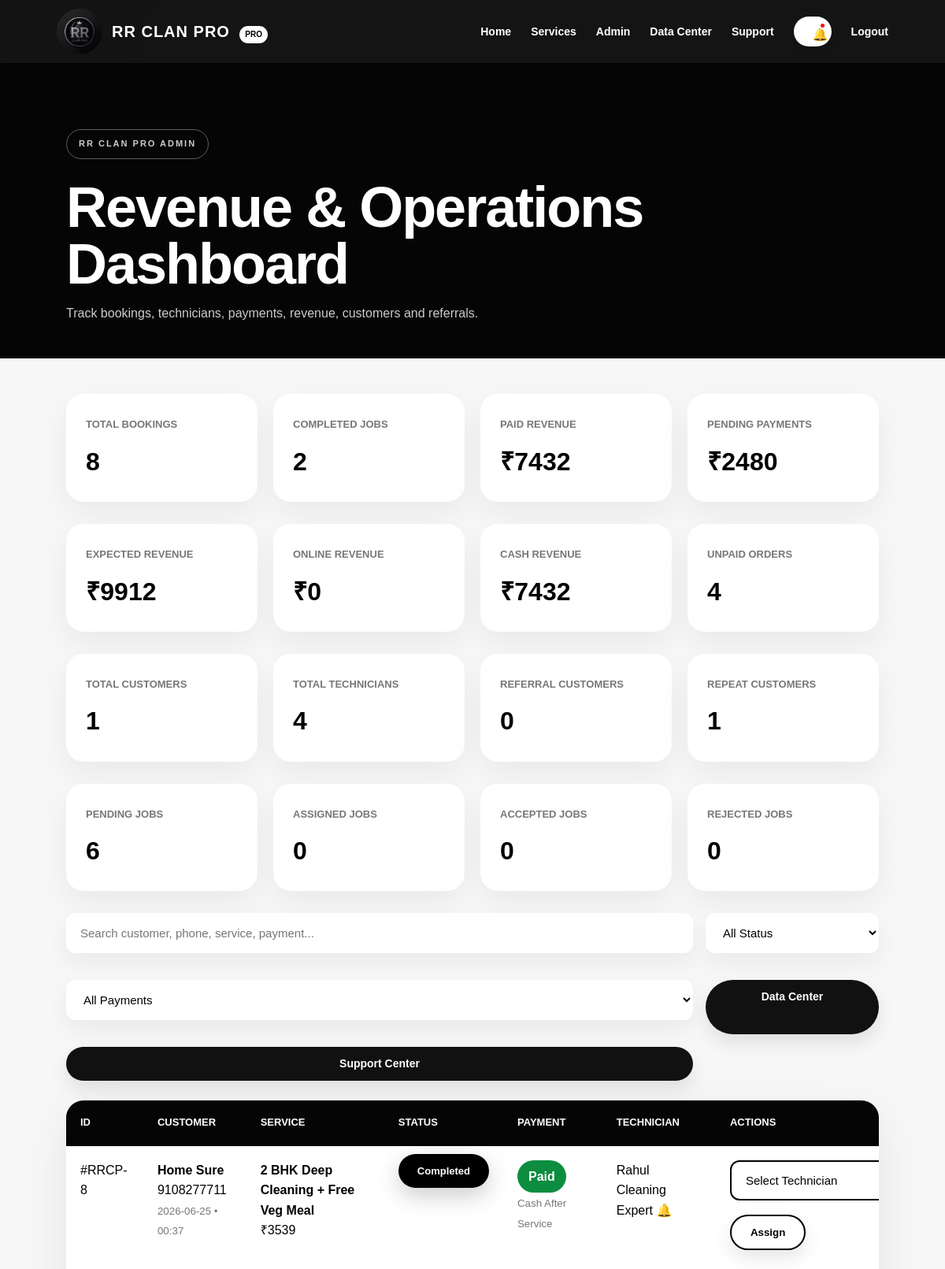
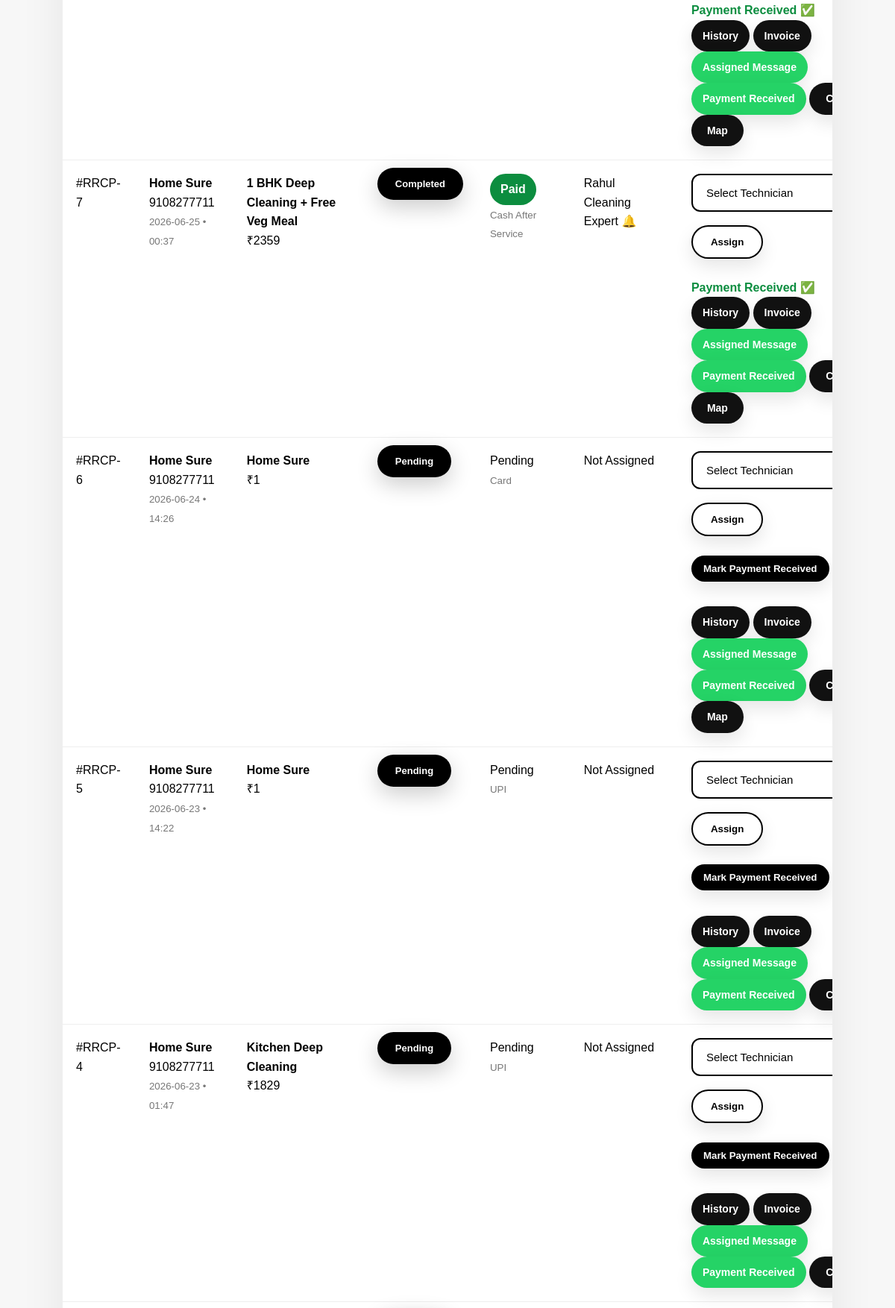
The page /admin (signed in, upper part) on the database its author committed (2 pictures, top to bottom).
### app/models.py (models this page shows)
class Booking(db.Model):
    id = db.Column(db.Integer, primary_key=True)
    customer_id = db.Column(
        db.Integer,
        db.ForeignKey("user.id"),
        nullable=False
    )
    technician_id = db.Column(
        db.Integer,
        db.ForeignKey("user.id"),
        nullable=True
    )
    service_id = db.Column(
        db.Integer,
        db.ForeignKey("service.id"),
        nullable=False
    )
    customer_name = db.Column(db.String(120), nullable=False)
    phone = db.Column(db.String(20), nullable=False)
    address = db.Column(db.Text, nullable=False)
    building_no = db.Column(db.String(120), nullable=True)
    floor = db.Column(db.String(80), nullable=True)
    landmark = db.Column(db.String(160), nullable=True)
    latitude = db.Column(db.String(80), nullable=True)
    longitude = db.Column(db.String(80), nullable=True)
    map_link = db.Column(db.Text, nullable=True)
    booking_date = db.Column(db.String(30), nullable=False)
    booking_time = db.Column(db.String(30), nullable=False)
    notes = db.Column(db.Text)
    status = db.Column(db.String(40), default="Pending")
    payment_status = db.Column(db.String(40), default="Unpaid")
    payment_method = db.Column(
        db.String(50),
        default="Cash After Service"
    )
    razorpay_order_id = db.Column(
        db.String(200),
        nullable=True
    )
    razorpay_payment_id = db.Column(
        db.String(200),
        nullable=True
    )
    razorpay_signature = db.Column(
        db.String(300),
        nullable=True
    )
    invoice_number = db.Column(
        db.String(80),
        nullable=True
    )
    coupon_code = db.Column(
        db.String(100),
        nullable=True
    )
    referral_code_used = db.Column(
        db.String(40),
        nullable=True
    )
    referred_by_user_id = db.Column(
        db.Integer,
        db.ForeignKey("user.id"),
        nullable=True
    )
    referral_reward_given = db.Column(
        db.Boolean,
        default=False
    )
    discount = db.Column(
        db.Integer,
        default=0
    )
    gst_amount = db.Column(
        db.Integer,
        default=0
    )
    total_amount = db.Column(
        db.Integer,
        default=0
    )
    rating = db.Column(db.Integer, nullable=True)
    review = db.Column(db.Text, nullable=True)
    technician_notification = db.Column(
        db.String(255),
        default="No technician assigned yet"
    )
    customer_notification = db.Column(
        db.String(255),
        default="Your booking has been created. Admin will assign a technician soon."
    )
    notification_read = db.Column(
        db.Boolean,
        default=False
    )
    created_at = db.Column(db.DateTime, default=datetime.utcnow)
    service = db.relationship("Service", backref="bookings")
    referred_by = db.relationship(
        "User",
        foreign_keys=[referred_by_user_id],
        backref="referred_bookings"
    )

class Service(db.Model):
    id = db.Column(db.Integer, primary_key=True)
    clan = db.Column(db.String(80), nullable=False)
    category = db.Column(
        db.String(100),
        nullable=False,
        default="General"
    )
    name = db.Column(db.String(120), nullable=False)
    price = db.Column(db.Integer, nullable=False)
    duration = db.Column(db.String(80), nullable=False)
    description = db.Column(
        db.Text,
        default="Professional RR CLAN PRO service with verified technician support."
    )
    image = db.Column(
        db.String(255),
        nullable=False,
        default="default.jpg"
    )
    skill_required = db.Column(db.String(80), nullable=False)

class User(UserMixin, db.Model):
    id = db.Column(db.Integer, primary_key=True)
    name = db.Column(db.String(120), nullable=False)
    email = db.Column(db.String(160), unique=True, nullable=False)
    phone = db.Column(db.String(20), unique=True)
    password_hash = db.Column(db.String(255), nullable=False)
    role = db.Column(db.String(30), nullable=False, default="customer")
    skill = db.Column(db.String(80))
    wallet_balance = db.Column(db.Integer, default=0)
    referral_code = db.Column(db.String(40), unique=True, nullable=True)
    created_at = db.Column(db.DateTime, default=datetime.utcnow)
    customer_bookings = db.relationship(
        "Booking",
        foreign_keys="Booking.customer_id",
        backref="customer",
        lazy=True,
    )
    assigned_jobs = db.relationship(
        "Booking",
        foreign_keys="Booking.technician_id",
        backref="technician",
        lazy=True,
    )

### app/routes.py (the view)
    @app.route("/admin")
    @login_required
    def admin_dashboard():
        if current_user.role != "admin":
            flash("Admin access only.", "error")
            return redirect(url_for("index"))
        bookings = Booking.query.order_by(Booking.created_at.desc()).all()
        technicians = User.query.filter_by(role="technician").all()
        notifications = Booking.query.filter_by(notification_read=False).count()
        customers_count = User.query.filter_by(role="customer").count()
        referral_customers = Booking.query.filter(
            Booking.referred_by_user_id.isnot(None)
        ).count()
        repeat_customers = (
            db.session.query(Booking.customer_id)
            .group_by(Booking.customer_id)
            .having(db.func.count(Booking.id) > 1)
            .count()
        )
        open_tickets = SupportTicket.query.filter_by(status="Open").count()
        return render_template(
            "admin_dashboard.html",
            bookings=bookings,
            technicians=technicians,
            notifications=notifications,
            customers_count=customers_count,
            referral_customers=referral_customers,
            repeat_customers=repeat_customers,
            open_tickets=open_tickets
        )

### app/__init__.py (called while the page is built)
def create_app():
    app = Flask(__name__, instance_relative_config=True)
    app.config["SECRET_KEY"] = "change-this-secret-key-before-production"
    app.config["SQLALCHEMY_DATABASE_URI"] = "sqlite:///rrclanpro.db"
    app.config["SQLALCHEMY_TRACK_MODIFICATIONS"] = False
    app.config["RAZORPAY_KEY_ID"] = os.getenv("RAZORPAY_KEY_ID")
    app.config["RAZORPAY_KEY_SECRET"] = os.getenv("RAZORPAY_KEY_SECRET")
    db.init_app(app)
    login_manager.init_app(app)
    from app.models import User
    from app.routes import register_routes
    register_routes(app)
    @login_manager.user_loader
    def load_user(user_id):
        return User.query.get(int(user_id))
    with app.app_context():
        db.create_all()
        seed_database()
    return app

### app/templates/admin_dashboard.html (shortened to what this page needs)
{% extends "layout.html" %}
{% block content %}
<section class="admin-clean-header">
    <p class="hero-tag">RR CLAN PRO ADMIN</p>
    <h1>Revenue & Operations Dashboard</h1>
    <p>Track bookings, technicians, payments, revenue, customers and referrals.</p>
</section>
<section class="admin-clean-section">
    {% set paid_bookings = bookings|selectattr("payment_status","equalto","Paid")|list %}
    {% set unpaid_bookings = bookings|rejectattr("payment_status","equalto","Paid")|list %}
    {% set completed_bookings = bookings|selectattr("status","equalto","Completed")|list %}
    {% set pending_bookings = bookings|selectattr("status","equalto","Pending")|list %}
    {% set assigned_bookings = bookings|selectattr("status","equalto","Assigned")|list %}
    {% set accepted_bookings = bookings|selectattr("status","equalto","Accepted")|list %}
    {% set rejected_bookings = bookings|selectattr("status","equalto","Rejected")|list %}
    {% set online_paid = paid_bookings|selectattr("payment_method","equalto","Online Payment")|list %}
    {% set cash_paid = paid_bookings|selectattr("payment_method","equalto","Cash After Service")|list %}
    <div class="admin-clean-stats">
        <div>
            <span>Total Bookings</span>
            <h2>{{ bookings|length }}</h2>
        </div>
        <div>
            <span>Completed Jobs</span>
            <h2>{{ completed_bookings|length }}</h2>
        </div>
        <div>
            <span>Paid Revenue</span>
            <h2>₹{{ paid_bookings|sum(attribute="total_amount") }}</h2>
        </div>
        <div>
            <span>Pending Payments</span>
            <h2>₹{{ unpaid_bookings|sum(attribute="total_amount") }}</h2>
        </div>
    </div>
    <div class="admin-clean-stats revenue-grid">
        <div>
            <span>Expected Revenue</span>
            <h2>₹{{ bookings|sum(attribute="total_amount") }}</h2>
        </div>
        <div>
            <span>Online Revenue</span>
            <h2>₹{{ online_paid|sum(attribute="total_amount") }}</h2>
        </div>
        <div>
            <span>Cash Revenue</span>
            <h2>₹{{ cash_paid|sum(attribute="total_amount") }}</h2>
        </div>
        <div>
            <span>Unpaid Orders</span>
            <h2>{{ unpaid_bookings|length }}</h2>
        </div>
    </div>
    <div class="admin-clean-stats revenue-grid">
        <div>
            <span>Total Customers</span>
            <h2>{{ customers_count or 0 }}</h2>
        </div>
        <div>
            <span>Total Technicians</span>
            <h2>{{ technicians|length }}</h2>
        </div>
        <div>
            <span>Referral Customers</span>
            <h2>{{ referral_customers or 0 }}</h2>
        </div>
        <div>
            <span>Repeat Customers</span>
            <h2>{{ repeat_customers or 0 }}</h2>
        </div>
    </div>
    <div class="admin-clean-stats revenue-grid">
        <div>
            <span>Pending Jobs</span>
            <h2>{{ pending_bookings|length }}</h2>
        </div>
        <div>
            <span>Assigned Jobs</span>
            <h2>{{ assigned_bookings|length }}</h2>
        </div>
        <div>
            <span>Accepted Jobs</span>
            <h2>{{ accepted_bookings|length }}</h2>
        </div>
        <div>
            <span>Rejected Jobs</span>
            <h2>{{ rejected_bookings|length }}</h2>
        </div>
    </div>
    <div class="admin-control-bar">
        <input
            type="text"
            id="bookingSearch"
            placeholder="Search customer, phone, service, payment..."
        >
        <select id="statusFilter">
            <option value="all">All Status</option>
        </select>
        <select id="paymentFilter">
            <option value="all">All Payments</option>
        </select>
        <a href="{{ url_for('admin_data') }}" class="small-btn">
            Data Center
        </a>
        <a href="{{ url_for('admin_support') }}" class="small-btn">
    Support Center
</a>
    </div>
    <div class="admin-table-box">
        <table class="admin-booking-table">
            <thead>
                <tr>
                    <th>ID</th>
                    <th>Customer</th>
                    <th>Service</th>
                    <th>Status</th>
                    <th>Payment</th>
                    <th>Technician</th>
                    <th>Actions</th>
                </tr>
            </thead>
            <tbody>
            {% for booking in bookings %}
            <tr
                class="booking-row"
                data-status="{{ booking.status }}"
                data-payment="{{ booking.payment_status }}"
                data-search="{{ booking.customer_name }} {{ booking.phone }} {{ booking.service.name }} {{ booking.payment_status }} {{ booking.payment_method }}"
            >
                <td>#RRCP-{{ booking.id }}</td>
                <td>
                    <strong>{{ booking.customer_name }}</strong><br>
                    {{ booking.phone }}<br>
                    <small>{{ booking.booking_date }} • {{ booking.booking_time }}</small>
                </td>
                <td>
                    <strong>{{ booking.service.name }}</strong><br>
                    {% if booking.total_amount %}
                        ₹{{ booking.total_amount }}
                    {% else %}
                        ₹{{ (booking.service.price * 1.18)|round(0) }}
                    {% endif %}
                </td>
                <td>
                    <span class="clean-status">
                        {{ booking.status }}
                    </span>
                </td>
                <td>
                    {% if booking.payment_status == "Paid" %}
                        <span class="payment-paid">Paid</span>
                    {% elif booking.payment_status == "Pending" %}
                        <span class="payment-pending">Pending</span>
                    {% elif booking.payment_status == "Failed" %}
                        <span class="payment-failed">Failed</span>
                    {% else %}
                        <span class="payment-unpaid">Unpaid</span>
                    {% endif %}
                    <br>
                    <small>{{ booking.payment_method or "Cash After Service" }}</small>
                </td>
                <td>
                    {% if booking.technician %}
                        {{ booking.technician.name }}
                        {% if not booking.notification_read %}
                            🔔
                        {% endif %}
                    {% else %}
                        Not Assigned
                    {% endif %}
                </td>
                <td>
                    <form
                        method="POST"
                        action="{{ url_for('assign_booking', booking_id=booking.id) }}"
                    >
                        <select name="technician_id" required>
                            <option value="">Select Technician</option>
                        </select>
                        <button type="submit">
                            Assign
                        </button>
                    </form>
                    <br>
                    {% if booking.payment_status != "Paid" %}
                    <form
                        method="POST"
                        action="{{ url_for('mark_payment_received', booking_id=booking.id) }}"
                    >
                        <button type="submit" class="payment-btn">
                            Mark Payment Received
                        </button>
                    </form>
                    {% else %}
                        <span class="paid-done">Payment Received ✅</span>
                    {% endif %}
                    <br>
                    <a
                        class="small-btn"
                        href="{{ url_for('customer_history', customer_id=booking.customer_id) }}"
                    >
                        History
                    </a>
                    <a
                        class="small-btn"
                        href="{{ url_for('download_invoice', booking_id=booking.id) }}"
                    >
                        Invoice
                    </a>
                    <a
                        class="small-btn whatsapp-btn"
                        target="_blank"
                        href="https://wa.me/91{{ booking.phone }}?text=Hello%20{{ booking.customer_name }}%2C%20your%20RR%20CLAN%20PRO%20booking%20has%20been%20assigned%20to%20a%20technician.%20Our%20team%20will%20contact%20you%20shortly."
                    >
                        Assigned Message
                    </a>
                    <a
                        class="small-btn whatsapp-btn"
                        target="_blank"
                        href="https://wa.me/91{{ booking.phone }}?text=Hello%20{{ booking.customer_name }}%2C%20we%20have%20successfully%20received%20your%20payment.%20Thank%20you%20for%20choosing%20RR%20CLAN%20PRO."
                    >
                        Payment Received
                    </a>
                    <a
                        class="small-btn call-btn"
                        href="tel:{{ booking.phone }}"
                    >
                        Call
                    </a>
                    {% if booking.map_link %}
                    <a
                        class="small-btn"
                        target="_blank"
                        href="{{ booking.map_link }}"
                    >
                        Map
                    </a>
                    {% endif %}
                </td>
            </tr>
            {% endfor %}
            </tbody>
        </table>
    </div>
</section>
{% endblock %}

### rows shown on the page
Booking: id "8", customer_name "Home Sure", phone "9108277711", booking_date "2026-06-25", booking_time "00:37", service.name "2 BHK Deep Cleaning + Free Veg Meal", total_amount "3539", status "Completed", payment_status "Paid", payment_method "Cash After Service", technician.name "Rahul Cleaning Expert"
Booking: id "7", customer_name "Home Sure", phone "9108277711", booking_date "2026-06-25", booking_time "00:37", service.name "1 BHK Deep Cleaning + Free Veg Meal", total_amount "2359", status "Completed", payment_status "Paid", payment_method "Cash After Service", technician.name "Rahul Cleaning Expert"
Booking: id "6", customer_name "Home Sure", phone "9108277711", booking_date "2026-06-24", booking_time "14:26", service.name "Home Sure", total_amount "1", status "Pending", payment_status "Pending", payment_method "Card", shows "Not Assigned"
Booking: id "5", customer_name "Home Sure", phone "9108277711", booking_date "2026-06-23", booking_time "14:22", service.name "Home Sure", total_amount "1", status "Pending", payment_status "Pending", payment_method "UPI", shows "Not Assigned"
Booking: id "4", customer_name "Home Sure", phone "9108277711", booking_date "2026-06-23", booking_time "01:47", service.name "Kitchen Deep Cleaning", total_amount "1829", status "Pending", payment_status "Pending", payment_method "UPI", shows "Not Assigned"

### other values the page prints
{{ bookings|length }} "8"
{{ completed_bookings|length }} "2"
{{ paid_bookings|sum(attribute="total_amount") }} "7432"
{{ unpaid_bookings|sum(attribute="total_amount") }} "2480"
{{ bookings|sum(attribute="total_amount") }} "9912"
{{ online_paid|sum(attribute="total_amount") }} "0"
{{ cash_paid|sum(attribute="total_amount") }} "7432"
{{ unpaid_bookings|length }} "4"
{{ customers_count or 0 }} "1"
{{ technicians|length }} "4"
{{ referral_customers or 0 }} "0"
{{ repeat_customers or 0 }} "1"
{{ pending_bookings|length }} "6"
{{ assigned_bookings|length }} "0"
{{ accepted_bookings|length }} "0"
